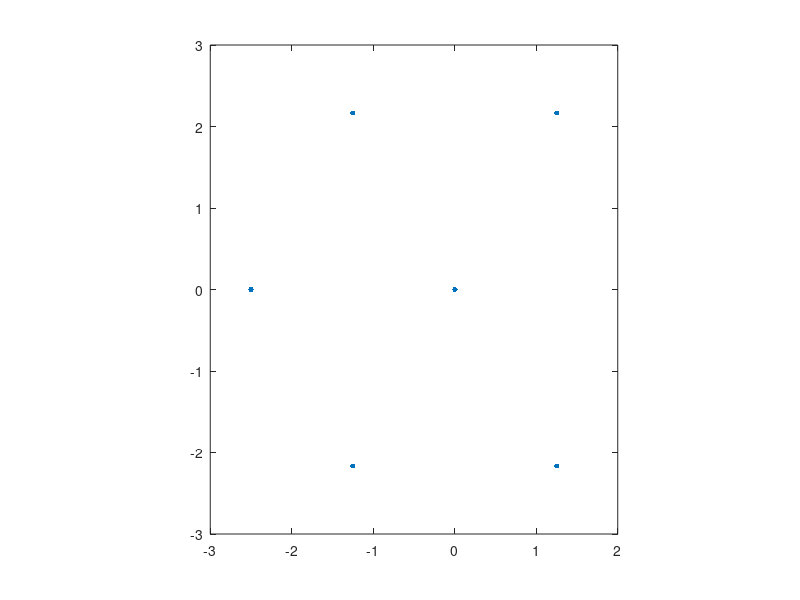

MATLAB code to generate this figure: (Note: this script raises an error after producing the figure.)
function [] = partialcircle()
% This function explores the dynamics of a partial circle of squirmers in the lubrication regime 
% it is used in sec 3(g) 
% The figure displays the orientation of each swimmer as an arrow which goes from black to yellow in time 
% The simulation stops if the circle is unstable and displays the time at which it broke apart 

% set the properties of the circle 
N = 6;                  % number of squirmers
beta = -.2;             %squirmer parameter
h= 1.01;                % height above the wall (if h>2, this is the bulk configuration) 
wall2= 0;               % one for two walls 
epsis = 0.5;            % epsilon: separation between closest neighbours 
theta0 = 0;             % initial polar angle 


% Numerical parameters 
T = 5000;               % length of simulation
dt = 0.001;             % time step 
R = 1;
v0 = 1;
contnoise = 0.0001;     % noise at each time step
ininoise = 0;           % noise in the initial configuration 



X = zeros(3,N,T);
E = zeros(3,N,T);

cm = colormap(hot(floor(T*1.2)));

if N > 7, disp('N too large'); return; end

% circle configuration
D = 2+epsis; 
X(:,1:N-1,1) = [D*cos((1:1:N-1)*2*pi./6);h.*ones(1,(N-1));D*sin((1:1:(N-1))*2*pi./6)];
E(:,1:N-1,1) = [-cos(theta0).*cos((1:1:(N-1))*2*pi./6);sin(theta0).*ones(1,(N-1));-cos(theta0).*sin((1:1:(N-1))*2*pi./6)];
X(:,N,1)= [0;h;0];
E(:,N,1)= [0; 1 ; 0]; % rand(1,3);%[0;-1;0];
xlim([-D-1,D+1]); ylim([-D-1,D+1]); plot(X(1,1:N,1), X(3,1:N,1), '.','MarkerSize',12); daspect([1 1 1]); %return

% central orientation
et = normc(repmat([sum(X(1,:,1))./N;sum(X(3,:,1))./N],[1,N])-[X(1,:,1);X(3,:,1)]);
%plot(et(1),et(2),'.','MarkerSize',12)
E(:,:,1) = [cos(theta0).*et(1,:); sin(theta0).*ones(1,N); cos(theta0).*et(2,:)];

% noise
E(:,:,1) = E(:,:,1)+ [2*ininoise.*(rand(1,N)-1/2);0.*(rand(1,N)-1/2);2*ininoise.*(rand(1,N)-1/2)];
%E(:,:,1) =  [0.1,0.1;0,0;0.5,0.5];

E(:,:,1)= E(:,:,1)./repmat(vecnorm(E(:,:,1)),3,1);


figure(1)
clf
hold on;

quiver3(X(1,:,1),X(3,:,1),X(2,:,1),E(1,:,1),E(3,:,1),E(2,:,1),'LineWidth',1,'Color',cm(1,:));
drawnow();
xlabel('x'); ylabel('z');

unstable = 0; 

for t = 2:T
    for i = 1:N
        Omi = zeros(3,1);
        for j = [1:i-1, i+1:N]
            epsij = norm(X(:,i,t-1)-X(:,j,t-1)) - 2;
            if epsij < 1
                %disp([i,j])
                eparih = (X(:,j,t-1)-X(:,i,t-1))./norm(X(:,j,t-1)-X(:,i,t-1));

                %Omi1 = Omi + log(1./epsij)*12/(40*R)*v0*( (1+beta*dot(E(:,i,t-1), eparih) ) *cross( eparih, E(:,i,t-1)-dot(E(:,i,t-1), eparih)* eparih));
                Omi = Omi + log(1./epsij)*12/(40*R)*v0*( (1+beta*dot(E(:,i,t-1), eparih) ) *cross( eparih, E(:,i,t-1)));
                %Omi1 = Omi + log(1./epsij)*3/(40*R)*v0* ( (1+beta*dot(E(:,j,t-1), -eparih) ) *cross(-eparih, E(:,j,t-1)-dot(E(:,j,t-1),-eparih)*(-eparih)));
                Omi = Omi + log(1./epsij)*3/(40*R)*v0* ( (1+beta*dot(E(:,j,t-1), -eparih) ) *cross(-eparih, E(:,j,t-1)));

                if isnan(Omi), return; end
            end
        end
        E(:,i,t) = E(:,i,t-1)+dt.*cross(Omi,E(:,i,t-1));
        X(:,i,t) = X(:,i,t-1);
    end

        
    if h<2
        for i = 1:N
            Omw = log(1./(h-1))*24/(40*R)*v0* (1 - beta * E(2,i,t-1)) *cross([0;-1;0],[E(1,i,t-1);0;E(3,i,t-1)]);
            E(:,i,t) = E(:,i,t) + dt.*cross(Omw,E(:,i,t-1));
            if wall2==1
                Omw2 = log(1./(h-1))*24/(40*R)*v0* (1 + beta * E(2,i,t-1)) *cross([0;1;0],[E(1,i,t-1);0;E(3,i,t-1)]);
                E(:,i,t) = E(:,i,t) + dt.*cross(Omw2,E(:,i,t-1));
            end
        end
    end

    % 2D
    %E(2,:,t)= 0.*E(2,:,t);

    E(:,:,t) = E(:,:,t) + contnoise.*(2*rand(3,N)-1/2);

    E(:,:,t)= E(:,:,t)./repmat(vecnorm(E(:,:,t)),3,1);

    if mod(t,10)==0
        quiver3(X(1,:,t),X(3,:,t),X(2,:,t),E(1,:,t),E(3,:,t),E(2,:,t),'LineWidth',1,'Color',cm(t,:));
        view(2)
        daspect([1 1 1]);
        zlim([h-2,h+2]); xlim([-D-1,D+1]); ylim([-D-1,D+1]);
        drawnow();
    end


    theta = asin(E(2,1:(N-1),t));
    u = -[X(1,1:(N-1),t);zeros(1,N-1);X(3,1:(N-1),t)];  
    v= [E(1,1:(N-1),t);zeros(1,(N-1));E(3,1:(N-1),t)]; u = u./norm(u); v = v./norm(v);
    phi  = - atan2(dot([zeros(1,N-1);ones(1,N-1);zeros(1,N-1)],cross(u,v)),dot(u,v));

    ac = pi/2-pi/N; if N == 2, ac = pi/2; end
    %if max(abs(phi))> ac, disp(phi); disp(theta); disp('outwards'); return; end

    if unstable == 0 && max(abs(phi))> ac, disp('unstable azimuthal'); unstable=1; end
    if unstable == 0 && max(abs(theta))>pi/2+0.1, disp('unstable polar' ); unstable =1;  end

    if unstable ==1, disp(t); return; end
end

daspect([1 1 1]);

end

